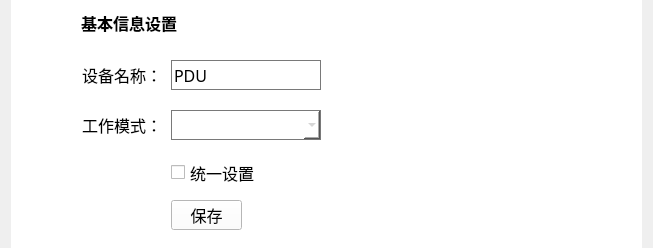
<?xml version="1.0" encoding="UTF-8"?>
<ui version="4.0">
 <class>SetDevNameWid</class>
 <widget class="QWidget" name="SetDevNameWid">
  <property name="geometry">
   <rect>
    <x>0</x>
    <y>0</y>
    <width>653</width>
    <height>248</height>
   </rect>
  </property>
  <property name="font">
   <font>
    <family>微软雅黑</family>
    <pointsize>12</pointsize>
   </font>
  </property>
  <property name="windowTitle">
   <string>Form</string>
  </property>
  <layout class="QGridLayout" name="gridLayout">
   <property name="topMargin">
    <number>0</number>
   </property>
   <property name="bottomMargin">
    <number>0</number>
   </property>
   <property name="verticalSpacing">
    <number>0</number>
   </property>
   <item row="0" column="0" colspan="2">
    <widget class="QGroupBox" name="groupBox">
     <property name="maximumSize">
      <size>
       <width>16777215</width>
       <height>16777215</height>
      </size>
     </property>
     <property name="styleSheet">
      <string notr="true">QGroupBox {
	background-color: rgb(255, 255, 255);
	border-width:2px;	
	border-style:solid; 
	border-color:rgb(255,255,255);  	
}</string>
     </property>
     <property name="title">
      <string/>
     </property>
     <widget class="QPushButton" name="saveBtn">
      <property name="geometry">
       <rect>
        <x>160</x>
        <y>200</y>
        <width>71</width>
        <height>30</height>
       </rect>
      </property>
      <property name="palette">
       <palette>
        <active>
         <colorrole role="WindowText">
          <brush brushstyle="SolidPattern">
           <color alpha="255">
            <red>0</red>
            <green>0</green>
            <blue>0</blue>
           </color>
          </brush>
         </colorrole>
         <colorrole role="Button">
          <brush brushstyle="SolidPattern">
           <color alpha="255">
            <red>255</red>
            <green>255</green>
            <blue>255</blue>
           </color>
          </brush>
         </colorrole>
         <colorrole role="Light">
          <brush brushstyle="SolidPattern">
           <color alpha="255">
            <red>255</red>
            <green>255</green>
            <blue>255</blue>
           </color>
          </brush>
         </colorrole>
         <colorrole role="Midlight">
          <brush brushstyle="SolidPattern">
           <color alpha="255">
            <red>255</red>
            <green>255</green>
            <blue>255</blue>
           </color>
          </brush>
         </colorrole>
         <colorrole role="Dark">
          <brush brushstyle="SolidPattern">
           <color alpha="255">
            <red>127</red>
            <green>127</green>
            <blue>127</blue>
           </color>
          </brush>
         </colorrole>
         <colorrole role="Mid">
          <brush brushstyle="SolidPattern">
           <color alpha="255">
            <red>170</red>
            <green>170</green>
            <blue>170</blue>
           </color>
          </brush>
         </colorrole>
         <colorrole role="Text">
          <brush brushstyle="SolidPattern">
           <color alpha="255">
            <red>0</red>
            <green>0</green>
            <blue>0</blue>
           </color>
          </brush>
         </colorrole>
         <colorrole role="BrightText">
          <brush brushstyle="SolidPattern">
           <color alpha="255">
            <red>255</red>
            <green>255</green>
            <blue>255</blue>
           </color>
          </brush>
         </colorrole>
         <colorrole role="ButtonText">
          <brush brushstyle="SolidPattern">
           <color alpha="255">
            <red>0</red>
            <green>0</green>
            <blue>0</blue>
           </color>
          </brush>
         </colorrole>
         <colorrole role="Base">
          <brush brushstyle="SolidPattern">
           <color alpha="255">
            <red>255</red>
            <green>255</green>
            <blue>255</blue>
           </color>
          </brush>
         </colorrole>
         <colorrole role="Window">
          <brush brushstyle="SolidPattern">
           <color alpha="255">
            <red>255</red>
            <green>255</green>
            <blue>255</blue>
           </color>
          </brush>
         </colorrole>
         <colorrole role="Shadow">
          <brush brushstyle="SolidPattern">
           <color alpha="255">
            <red>0</red>
            <green>0</green>
            <blue>0</blue>
           </color>
          </brush>
         </colorrole>
         <colorrole role="AlternateBase">
          <brush brushstyle="SolidPattern">
           <color alpha="255">
            <red>255</red>
            <green>255</green>
            <blue>255</blue>
           </color>
          </brush>
         </colorrole>
         <colorrole role="ToolTipBase">
          <brush brushstyle="SolidPattern">
           <color alpha="255">
            <red>255</red>
            <green>255</green>
            <blue>220</blue>
           </color>
          </brush>
         </colorrole>
         <colorrole role="ToolTipText">
          <brush brushstyle="SolidPattern">
           <color alpha="255">
            <red>0</red>
            <green>0</green>
            <blue>0</blue>
           </color>
          </brush>
         </colorrole>
        </active>
        <inactive>
         <colorrole role="WindowText">
          <brush brushstyle="SolidPattern">
           <color alpha="255">
            <red>0</red>
            <green>0</green>
            <blue>0</blue>
           </color>
          </brush>
         </colorrole>
         <colorrole role="Button">
          <brush brushstyle="SolidPattern">
           <color alpha="255">
            <red>255</red>
            <green>255</green>
            <blue>255</blue>
           </color>
          </brush>
         </colorrole>
         <colorrole role="Light">
          <brush brushstyle="SolidPattern">
           <color alpha="255">
            <red>255</red>
            <green>255</green>
            <blue>255</blue>
           </color>
          </brush>
         </colorrole>
         <colorrole role="Midlight">
          <brush brushstyle="SolidPattern">
           <color alpha="255">
            <red>255</red>
            <green>255</green>
            <blue>255</blue>
           </color>
          </brush>
         </colorrole>
         <colorrole role="Dark">
          <brush brushstyle="SolidPattern">
           <color alpha="255">
            <red>127</red>
            <green>127</green>
            <blue>127</blue>
           </color>
          </brush>
         </colorrole>
         <colorrole role="Mid">
          <brush brushstyle="SolidPattern">
           <color alpha="255">
            <red>170</red>
            <green>170</green>
            <blue>170</blue>
           </color>
          </brush>
         </colorrole>
         <colorrole role="Text">
          <brush brushstyle="SolidPattern">
           <color alpha="255">
            <red>0</red>
            <green>0</green>
            <blue>0</blue>
           </color>
          </brush>
         </colorrole>
         <colorrole role="BrightText">
          <brush brushstyle="SolidPattern">
           <color alpha="255">
            <red>255</red>
            <green>255</green>
            <blue>255</blue>
           </color>
          </brush>
         </colorrole>
         <colorrole role="ButtonText">
          <brush brushstyle="SolidPattern">
           <color alpha="255">
            <red>0</red>
            <green>0</green>
            <blue>0</blue>
           </color>
          </brush>
         </colorrole>
         <colorrole role="Base">
          <brush brushstyle="SolidPattern">
           <color alpha="255">
            <red>255</red>
            <green>255</green>
            <blue>255</blue>
           </color>
          </brush>
         </colorrole>
         <colorrole role="Window">
          <brush brushstyle="SolidPattern">
           <color alpha="255">
            <red>255</red>
            <green>255</green>
            <blue>255</blue>
           </color>
          </brush>
         </colorrole>
         <colorrole role="Shadow">
          <brush brushstyle="SolidPattern">
           <color alpha="255">
            <red>0</red>
            <green>0</green>
            <blue>0</blue>
           </color>
          </brush>
         </colorrole>
         <colorrole role="AlternateBase">
          <brush brushstyle="SolidPattern">
           <color alpha="255">
            <red>255</red>
            <green>255</green>
            <blue>255</blue>
           </color>
          </brush>
         </colorrole>
         <colorrole role="ToolTipBase">
          <brush brushstyle="SolidPattern">
           <color alpha="255">
            <red>255</red>
            <green>255</green>
            <blue>220</blue>
           </color>
          </brush>
         </colorrole>
         <colorrole role="ToolTipText">
          <brush brushstyle="SolidPattern">
           <color alpha="255">
            <red>0</red>
            <green>0</green>
            <blue>0</blue>
           </color>
          </brush>
         </colorrole>
        </inactive>
        <disabled>
         <colorrole role="WindowText">
          <brush brushstyle="SolidPattern">
           <color alpha="255">
            <red>127</red>
            <green>127</green>
            <blue>127</blue>
           </color>
          </brush>
         </colorrole>
         <colorrole role="Button">
          <brush brushstyle="SolidPattern">
           <color alpha="255">
            <red>255</red>
            <green>255</green>
            <blue>255</blue>
           </color>
          </brush>
         </colorrole>
         <colorrole role="Light">
          <brush brushstyle="SolidPattern">
           <color alpha="255">
            <red>255</red>
            <green>255</green>
            <blue>255</blue>
           </color>
          </brush>
         </colorrole>
         <colorrole role="Midlight">
          <brush brushstyle="SolidPattern">
           <color alpha="255">
            <red>255</red>
            <green>255</green>
            <blue>255</blue>
           </color>
          </brush>
         </colorrole>
         <colorrole role="Dark">
          <brush brushstyle="SolidPattern">
           <color alpha="255">
            <red>127</red>
            <green>127</green>
            <blue>127</blue>
           </color>
          </brush>
         </colorrole>
         <colorrole role="Mid">
          <brush brushstyle="SolidPattern">
           <color alpha="255">
            <red>170</red>
            <green>170</green>
            <blue>170</blue>
           </color>
          </brush>
         </colorrole>
         <colorrole role="Text">
          <brush brushstyle="SolidPattern">
           <color alpha="255">
            <red>127</red>
            <green>127</green>
            <blue>127</blue>
           </color>
          </brush>
         </colorrole>
         <colorrole role="BrightText">
          <brush brushstyle="SolidPattern">
           <color alpha="255">
            <red>255</red>
            <green>255</green>
            <blue>255</blue>
           </color>
          </brush>
         </colorrole>
         <colorrole role="ButtonText">
          <brush brushstyle="SolidPattern">
           <color alpha="255">
            <red>127</red>
            <green>127</green>
            <blue>127</blue>
           </color>
          </brush>
         </colorrole>
         <colorrole role="Base">
          <brush brushstyle="SolidPattern">
           <color alpha="255">
            <red>255</red>
            <green>255</green>
            <blue>255</blue>
           </color>
          </brush>
         </colorrole>
         <colorrole role="Window">
          <brush brushstyle="SolidPattern">
           <color alpha="255">
            <red>255</red>
            <green>255</green>
            <blue>255</blue>
           </color>
          </brush>
         </colorrole>
         <colorrole role="Shadow">
          <brush brushstyle="SolidPattern">
           <color alpha="255">
            <red>0</red>
            <green>0</green>
            <blue>0</blue>
           </color>
          </brush>
         </colorrole>
         <colorrole role="AlternateBase">
          <brush brushstyle="SolidPattern">
           <color alpha="255">
            <red>255</red>
            <green>255</green>
            <blue>255</blue>
           </color>
          </brush>
         </colorrole>
         <colorrole role="ToolTipBase">
          <brush brushstyle="SolidPattern">
           <color alpha="255">
            <red>255</red>
            <green>255</green>
            <blue>220</blue>
           </color>
          </brush>
         </colorrole>
         <colorrole role="ToolTipText">
          <brush brushstyle="SolidPattern">
           <color alpha="255">
            <red>0</red>
            <green>0</green>
            <blue>0</blue>
           </color>
          </brush>
         </colorrole>
        </disabled>
       </palette>
      </property>
      <property name="font">
       <font>
        <family>微软雅黑</family>
        <pointsize>12</pointsize>
       </font>
      </property>
      <property name="styleSheet">
       <string notr="true"/>
      </property>
      <property name="text">
       <string>保存</string>
      </property>
     </widget>
     <widget class="QLabel" name="label_3">
      <property name="geometry">
       <rect>
        <x>10</x>
        <y>110</y>
        <width>141</width>
        <height>30</height>
       </rect>
      </property>
      <property name="sizePolicy">
       <sizepolicy hsizetype="Minimum" vsizetype="Preferred">
        <horstretch>0</horstretch>
        <verstretch>0</verstretch>
       </sizepolicy>
      </property>
      <property name="font">
       <font>
        <family>微软雅黑</family>
        <pointsize>12</pointsize>
       </font>
      </property>
      <property name="text">
       <string>工作模式：</string>
      </property>
      <property name="alignment">
       <set>Qt::AlignRight|Qt::AlignTrailing|Qt::AlignVCenter</set>
      </property>
     </widget>
     <widget class="QLineEdit" name="lineEdit">
      <property name="geometry">
       <rect>
        <x>160</x>
        <y>60</y>
        <width>150</width>
        <height>30</height>
       </rect>
      </property>
      <property name="font">
       <font>
        <family>微软雅黑</family>
        <pointsize>12</pointsize>
       </font>
      </property>
      <property name="styleSheet">
       <string notr="true">background-color: rgb(255, 255, 255);
border-color: rgb(121,121,121);
border-style:solid;
border-width:1px;</string>
      </property>
      <property name="text">
       <string>PDU</string>
      </property>
      <property name="frame">
       <bool>true</bool>
      </property>
      <property name="echoMode">
       <enum>QLineEdit::Normal</enum>
      </property>
      <property name="dragEnabled">
       <bool>false</bool>
      </property>
     </widget>
     <widget class="QLabel" name="label_2">
      <property name="geometry">
       <rect>
        <x>10</x>
        <y>60</y>
        <width>141</width>
        <height>30</height>
       </rect>
      </property>
      <property name="sizePolicy">
       <sizepolicy hsizetype="Minimum" vsizetype="Preferred">
        <horstretch>0</horstretch>
        <verstretch>0</verstretch>
       </sizepolicy>
      </property>
      <property name="font">
       <font>
        <family>微软雅黑</family>
        <pointsize>12</pointsize>
       </font>
      </property>
      <property name="text">
       <string>设备名称：</string>
      </property>
      <property name="alignment">
       <set>Qt::AlignRight|Qt::AlignTrailing|Qt::AlignVCenter</set>
      </property>
     </widget>
     <widget class="QComboBox" name="comboBox">
      <property name="enabled">
       <bool>false</bool>
      </property>
      <property name="geometry">
       <rect>
        <x>160</x>
        <y>110</y>
        <width>150</width>
        <height>30</height>
       </rect>
      </property>
      <property name="font">
       <font>
        <family>微软雅黑</family>
        <pointsize>12</pointsize>
       </font>
      </property>
      <property name="styleSheet">
       <string notr="true">background-color: rgb(255, 255, 255);
border-color: rgb(121,121,121);
border-style:solid;
border-width:1px;</string>
      </property>
      <property name="editable">
       <bool>false</bool>
      </property>
     </widget>
     <widget class="QCheckBox" name="wholeCheckBox">
      <property name="geometry">
       <rect>
        <x>160</x>
        <y>160</y>
        <width>191</width>
        <height>25</height>
       </rect>
      </property>
      <property name="font">
       <font>
        <family>微软雅黑</family>
        <pointsize>12</pointsize>
       </font>
      </property>
      <property name="text">
       <string>统一设置</string>
      </property>
     </widget>
     <widget class="QLabel" name="label">
      <property name="geometry">
       <rect>
        <x>70</x>
        <y>10</y>
        <width>201</width>
        <height>25</height>
       </rect>
      </property>
      <property name="font">
       <font>
        <family>微软雅黑</family>
        <pointsize>12</pointsize>
        <weight>75</weight>
        <bold>true</bold>
       </font>
      </property>
      <property name="text">
       <string>基本信息设置</string>
      </property>
     </widget>
    </widget>
   </item>
  </layout>
 </widget>
 <tabstops>
  <tabstop>saveBtn</tabstop>
  <tabstop>lineEdit</tabstop>
  <tabstop>comboBox</tabstop>
  <tabstop>wholeCheckBox</tabstop>
 </tabstops>
 <resources/>
 <connections/>
</ui>
